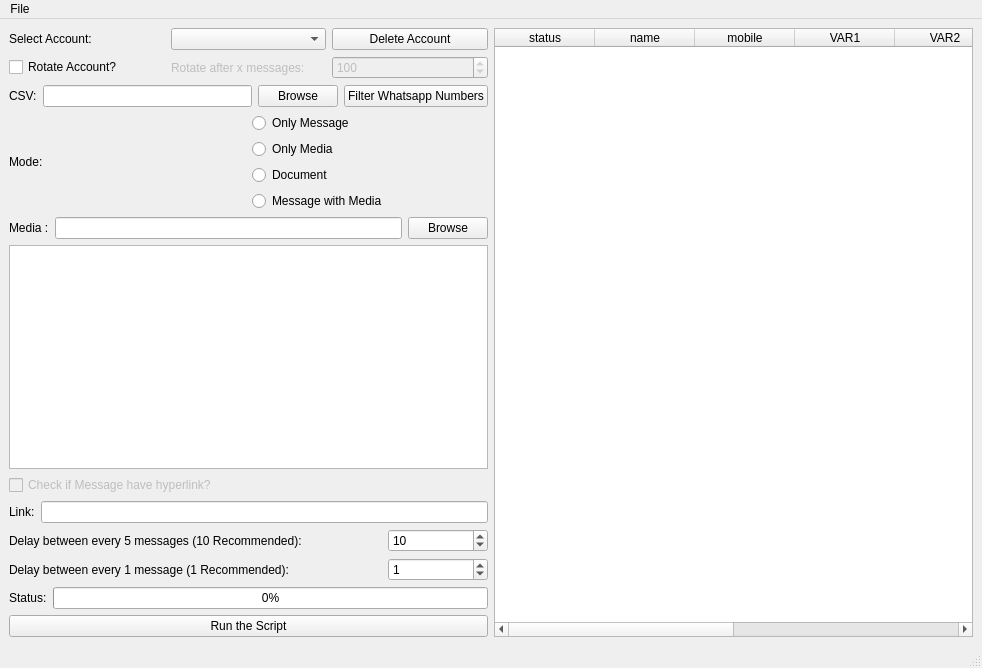
<?xml version="1.0" encoding="UTF-8"?>
<ui version="4.0">
 <class>MainWindow</class>
 <widget class="QMainWindow" name="MainWindow">
  <property name="geometry">
   <rect>
    <x>0</x>
    <y>0</y>
    <width>982</width>
    <height>668</height>
   </rect>
  </property>
  <property name="windowTitle">
   <string>Bulk GP Whatsapp Sender</string>
  </property>
  <property name="windowIcon">
   <iconset>
    <normaloff>myico.ico</normaloff>myico.ico</iconset>
  </property>
  <property name="windowOpacity">
   <double>1.000000000000000</double>
  </property>
  <property name="tabShape">
   <enum>QTabWidget::Triangular</enum>
  </property>
  <widget class="QWidget" name="centralwidget">
   <layout class="QVBoxLayout" name="verticalLayout">
    <item>
     <layout class="QHBoxLayout" name="horizontalLayout_10">
      <item>
       <layout class="QVBoxLayout" name="verticalLayout_2">
        <item>
         <layout class="QHBoxLayout" name="horizontalLayout_8">
          <item>
           <widget class="QLabel" name="label_4">
            <property name="text">
             <string>Select Account: </string>
            </property>
           </widget>
          </item>
          <item>
           <widget class="QComboBox" name="selectAccount"/>
          </item>
          <item>
           <widget class="QPushButton" name="deleteAccount">
            <property name="text">
             <string>Delete Account</string>
            </property>
           </widget>
          </item>
         </layout>
        </item>
        <item>
         <layout class="QHBoxLayout" name="horizontalLayout_7">
          <item>
           <widget class="QCheckBox" name="isRotateCB">
            <property name="text">
             <string>Rotate Account?</string>
            </property>
           </widget>
          </item>
          <item>
           <widget class="QLabel" name="rotateAccLabel">
            <property name="enabled">
             <bool>false</bool>
            </property>
            <property name="text">
             <string>Rotate after x messages:</string>
            </property>
           </widget>
          </item>
          <item>
           <widget class="QSpinBox" name="rotateAccSpin">
            <property name="enabled">
             <bool>false</bool>
            </property>
            <property name="minimum">
             <number>1</number>
            </property>
            <property name="maximum">
             <number>999999999</number>
            </property>
            <property name="value">
             <number>100</number>
            </property>
           </widget>
          </item>
         </layout>
        </item>
        <item>
         <layout class="QHBoxLayout" name="horizontalLayout">
          <item>
           <widget class="QLabel" name="csvLabel">
            <property name="text">
             <string>CSV:</string>
            </property>
           </widget>
          </item>
          <item>
           <widget class="QLineEdit" name="csvInput"/>
          </item>
          <item>
           <widget class="QPushButton" name="csvBrowse">
            <property name="text">
             <string>Browse</string>
            </property>
           </widget>
          </item>
          <item>
           <widget class="QPushButton" name="filterCsv">
            <property name="text">
             <string>Filter Whatsapp Numbers</string>
            </property>
           </widget>
          </item>
         </layout>
        </item>
        <item>
         <layout class="QHBoxLayout" name="horizontalLayout_2">
          <item>
           <widget class="QLabel" name="modelLabel">
            <property name="text">
             <string>Mode:</string>
            </property>
           </widget>
          </item>
          <item>
           <layout class="QVBoxLayout" name="verticalLayout_3">
            <item>
             <widget class="QRadioButton" name="onlyMessage">
              <property name="text">
               <string>Only Message</string>
              </property>
             </widget>
            </item>
            <item>
             <widget class="QRadioButton" name="onlyMedia">
              <property name="enabled">
               <bool>true</bool>
              </property>
              <property name="text">
               <string>Only Media</string>
              </property>
             </widget>
            </item>
            <item>
             <widget class="QRadioButton" name="attachDocument">
              <property name="text">
               <string>Document</string>
              </property>
             </widget>
            </item>
            <item>
             <widget class="QRadioButton" name="messageWithMedia">
              <property name="text">
               <string>Message with Media</string>
              </property>
             </widget>
            </item>
           </layout>
          </item>
         </layout>
        </item>
        <item>
         <layout class="QHBoxLayout" name="horizontalLayout_3">
          <item>
           <widget class="QLabel" name="mediaLabel">
            <property name="text">
             <string>Media :</string>
            </property>
           </widget>
          </item>
          <item>
           <widget class="QLineEdit" name="mediaInput"/>
          </item>
          <item>
           <widget class="QPushButton" name="mediaBrowse">
            <property name="text">
             <string>Browse</string>
            </property>
           </widget>
          </item>
         </layout>
        </item>
        <item>
         <layout class="QHBoxLayout" name="horizontalLayout_4">
          <item>
           <layout class="QVBoxLayout" name="verticalLayout_4">
            <item>
             <widget class="QPlainTextEdit" name="messageInput">
              <property name="enabled">
               <bool>true</bool>
              </property>
             </widget>
            </item>
            <item>
             <widget class="QCheckBox" name="hasLink">
              <property name="enabled">
               <bool>false</bool>
              </property>
              <property name="text">
               <string>Check if Message have hyperlink?</string>
              </property>
             </widget>
            </item>
            <item>
             <layout class="QHBoxLayout" name="horizontalLayout_11">
              <item>
               <widget class="QLabel" name="label">
                <property name="text">
                 <string>Link:</string>
                </property>
               </widget>
              </item>
              <item>
               <widget class="QLineEdit" name="hyperlinkInput"/>
              </item>
             </layout>
            </item>
           </layout>
          </item>
         </layout>
        </item>
        <item>
         <layout class="QHBoxLayout" name="horizontalLayout_12">
          <item>
           <widget class="QLabel" name="label_2">
            <property name="text">
             <string>Delay between every 5 messages (10 Recommended):</string>
            </property>
           </widget>
          </item>
          <item>
           <widget class="QSpinBox" name="intervalSpin">
            <property name="maximumSize">
             <size>
              <width>100</width>
              <height>16777215</height>
             </size>
            </property>
            <property name="minimum">
             <number>5</number>
            </property>
            <property name="value">
             <number>10</number>
            </property>
           </widget>
          </item>
         </layout>
        </item>
        <item>
         <layout class="QHBoxLayout" name="horizontalLayout_6">
          <item>
           <widget class="QLabel" name="label_3">
            <property name="text">
             <string>Delay between every 1 message (1 Recommended):</string>
            </property>
           </widget>
          </item>
          <item>
           <widget class="QSpinBox" name="singleInterval">
            <property name="maximumSize">
             <size>
              <width>100</width>
              <height>16777215</height>
             </size>
            </property>
            <property name="value">
             <number>1</number>
            </property>
           </widget>
          </item>
         </layout>
        </item>
        <item>
         <layout class="QHBoxLayout" name="horizontalLayout_9">
          <item>
           <widget class="QLabel" name="statusLabel">
            <property name="text">
             <string>Status:</string>
            </property>
           </widget>
          </item>
          <item>
           <widget class="QProgressBar" name="progressBar">
            <property name="value">
             <number>0</number>
            </property>
           </widget>
          </item>
         </layout>
        </item>
        <item>
         <layout class="QHBoxLayout" name="horizontalLayout_5">
          <item>
           <widget class="QPushButton" name="runScript">
            <property name="text">
             <string>Run the Script</string>
            </property>
           </widget>
          </item>
         </layout>
        </item>
       </layout>
      </item>
      <item>
       <layout class="QVBoxLayout" name="verticalLayout_5">
        <item>
         <widget class="QTableWidget" name="tableWidget">
          <column>
           <property name="text">
            <string>status</string>
           </property>
          </column>
          <column>
           <property name="text">
            <string>name</string>
           </property>
          </column>
          <column>
           <property name="text">
            <string>mobile</string>
           </property>
          </column>
          <column>
           <property name="text">
            <string>VAR1</string>
           </property>
          </column>
          <column>
           <property name="text">
            <string>VAR2</string>
           </property>
          </column>
          <column>
           <property name="text">
            <string>VAR3</string>
           </property>
          </column>
          <column>
           <property name="text">
            <string>VAR4</string>
           </property>
          </column>
          <column>
           <property name="text">
            <string>VAR5</string>
           </property>
          </column>
         </widget>
        </item>
       </layout>
      </item>
     </layout>
    </item>
   </layout>
  </widget>
  <widget class="QMenuBar" name="menubar">
   <property name="geometry">
    <rect>
     <x>0</x>
     <y>0</y>
     <width>982</width>
     <height>22</height>
    </rect>
   </property>
   <widget class="QMenu" name="menuFile">
    <property name="title">
     <string>File</string>
    </property>
    <addaction name="addAccount"/>
    <addaction name="actionDownload_Sample_CSV"/>
   </widget>
   <addaction name="menuFile"/>
  </widget>
  <widget class="QStatusBar" name="statusbar"/>
  <action name="file_register">
   <property name="text">
    <string>Register Software...</string>
   </property>
  </action>
  <action name="addAccount">
   <property name="text">
    <string>Add Account</string>
   </property>
  </action>
  <action name="actionDownload_Sample_CSV">
   <property name="text">
    <string>Download Sample CSV</string>
   </property>
  </action>
 </widget>
 <resources/>
 <connections/>
</ui>
